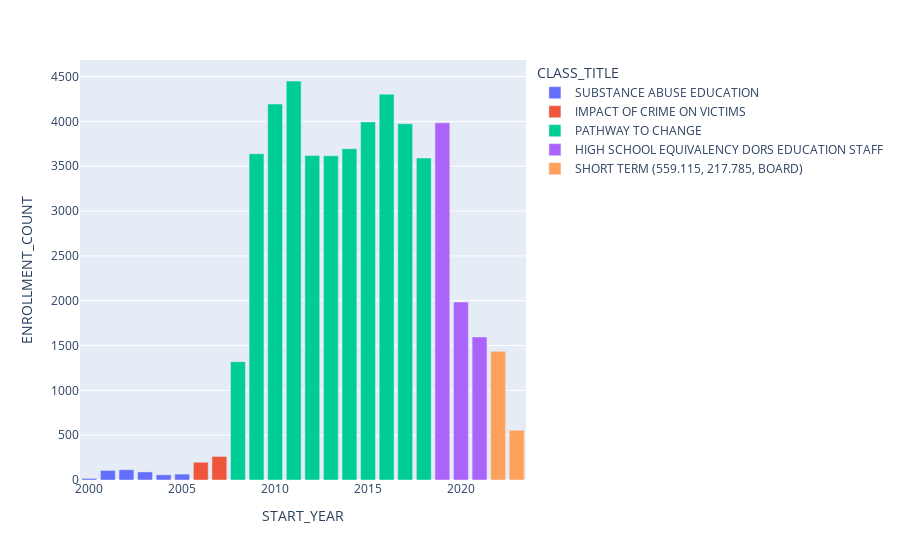

Notebook source saved alongside this figure:
### Code cell
most_popular_class_per_year = most_popular_class_per_year[most_popular_class_per_year['START_YEAR'] >= 2000]
fig = px.bar(most_popular_class_per_year, x='START_YEAR', y='ENROLLMENT_COUNT', color='CLASS_TITLE')
fig.show()

### Figure 1 — Plotly figure (JSON) as saved in the notebook; plotly's stock layout.template omitted (floating-point values rounded to 4 significant figures)
{"data": [{"hovertemplate": "CLASS_TITLE=SUBSTANCE ABUSE EDUCATION<br>START_YEAR=%{x}<br>ENROLLMENT_COUNT=%{y}<extra></extra>", "legendgroup": "SUBSTANCE ABUSE EDUCATION", "marker": {"color": "#636efa", "pattern": {"shape": ""}}, "name": "SUBSTANCE ABUSE EDUCATION", "orientation": "v", "showlegend": true, "textposition": "auto", "type": "bar", "x": [2000, 2001, 2002, 2003, 2004, 2005], "xaxis": "x", "y": [18, 107, 115, 90, 58, 66], "yaxis": "y"}, {"hovertemplate": "CLASS_TITLE=IMPACT OF CRIME ON VICTIMS<br>START_YEAR=%{x}<br>ENROLLMENT_COUNT=%{y}<extra></extra>", "legendgroup": "IMPACT OF CRIME ON VICTIMS", "marker": {"color": "#EF553B", "pattern": {"shape": ""}}, "name": "IMPACT OF CRIME ON VICTIMS", "orientation": "v", "showlegend": true, "textposition": "auto", "type": "bar", "x": [2006, 2007], "xaxis": "x", "y": [198, 263], "yaxis": "y"}, {"hovertemplate": "CLASS_TITLE=PATHWAY TO CHANGE<br>START_YEAR=%{x}<br>ENROLLMENT_COUNT=%{y}<extra></extra>", "legendgroup": "PATHWAY TO CHANGE", "marker": {"color": "#00cc96", "pattern": {"shape": ""}}, "name": "PATHWAY TO CHANGE", "orientation": "v", "showlegend": true, "textposition": "auto", "type": "bar", "x": [2008, 2009, 2010, 2011, 2012, 2013, 2014, 2015, 2016, 2017, 2018], "xaxis": "x", "y": [1320, 3640, 4194, 4451, 3620, 3616, 3695, 3995, 4304, 3975, 3592], "yaxis": "y"}, {"hovertemplate": "CLASS_TITLE=HIGH SCHOOL EQUIVALENCY DORS EDUCATION STAFF<br>START_YEAR=%{x}<br>ENROLLMENT_COUNT=%{y}<extra></extra>", "legendgroup": "HIGH SCHOOL EQUIVALENCY DORS EDUCATION STAFF", "marker": {"color": "#ab63fa", "pattern": {"shape": ""}}, "name": "HIGH SCHOOL EQUIVALENCY DORS EDUCATION STAFF", "orientation": "v", "showlegend": true, "textposition": "auto", "type": "bar", "x": [2019, 2020, 2021], "xaxis": "x", "y": [3984, 1985, 1596], "yaxis": "y"}, {"hovertemplate": "CLASS_TITLE=SHORT TERM (559.115, 217.785, BOARD)<br>START_YEAR=%{x}<br>ENROLLMENT_COUNT=%{y}<extra></extra>", "legendgroup": "SHORT TERM (559.115, 217.785, BOARD)", "marker": {"color": "#FFA15A", "pattern": {"shape": ""}}, "name": "SHORT TERM (559.115, 217.785, BOARD)", "orientation": "v", "showlegend": true, "textposition": "auto", "type": "bar", "x": [2022, 2023], "xaxis": "x", "y": [1435, 555], "yaxis": "y"}], "layout": {"barmode": "relative", "legend": {"title": {"text": "CLASS_TITLE"}, "tracegroupgap": 0}, "margin": {"t": 60}, "xaxis": {"anchor": "y", "domain": [0, 1], "title": {"text": "START_YEAR"}}, "yaxis": {"anchor": "x", "domain": [0, 1], "title": {"text": "ENROLLMENT_COUNT"}}}}
